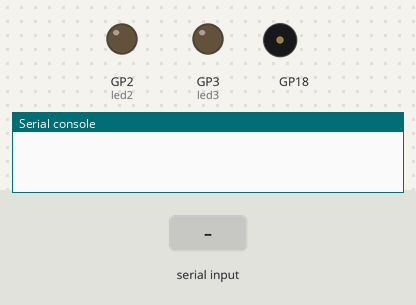
Bench run of a program on a simulated Raspberry Pi Pico running CircuitPython. On the bench: output pins drawn as LEDs (lit = HIGH), buzzer (waves = sounding), the last lines printed to the serial console. The test bench sets the inputs (shaded band).

Above: at 3.2 s.
3.3 s: "a" received over the second serial link
At 3.6 s:
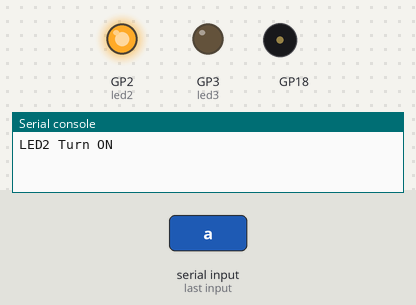
4.8 s: "b" received over the second serial link
At 6.0 s:
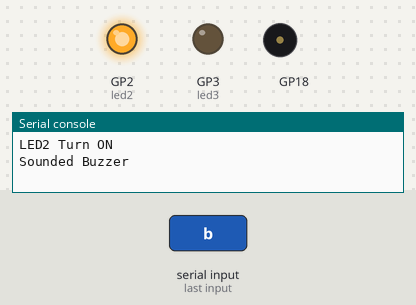
6.4 s: "1" received over the second serial link
At 7.1 s:
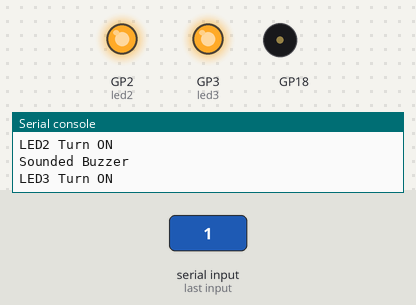
7.9 s: "b" received over the second serial link
At 8.4 s:
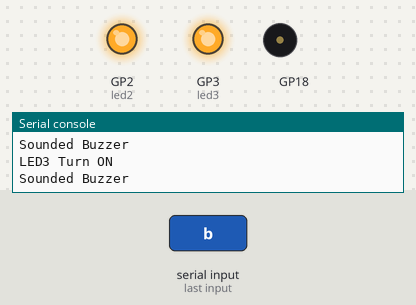
Timing chart, 0 to 10.5 s (numbered marks = the images above; inputs shaded):
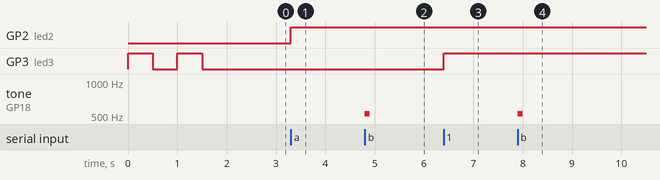

The program:

code.py
```python
"""
CircuitPython Essentials UART Serial example: using UART read()
"""

import board
import busio
import digitalio
import time
import simpleio

# Initialize Input and Output
led3 = digitalio.DigitalInOut(board.GP3)
led2 = digitalio.DigitalInOut(board.GP2)
led3.direction = digitalio.Direction.OUTPUT
led2.direction = digitalio.Direction.OUTPUT
# Buzzer
NOTE_G4 = 392
NOTE_C5 = 523
buzzer = board.GP18
# UART
uart = busio.UART(board.GP4, board.GP5, timeout=0.1,baudrate=9600)

# Check the LED3
led3.value = True
time.sleep(0.5)
led3.value = False
time.sleep(0.5)
led3.value = True
time.sleep(0.5)
led3.value = False
time.sleep(0.5)

while True:
    # Read byte from Serial
    byte_read = uart.read(1)  # Read one byte over UART lines
    if byte_read == b'1':
        print("LED3 Turn ON")
        led3.value = True
    elif byte_read == b'0':
        print("LED3 Turn OFF")
        led3.value = False
    elif byte_read == b'a':
        print("LED2 Turn ON")
        led2.value = True
    elif byte_read == b's':
        print("LED2 Turn OFF")
        led2.value = False
    elif byte_read == b'b':
        print("Sounded Buzzer")
        simpleio.tone(buzzer, NOTE_C5, duration=0.1)
        # Do Nothing!

#     if byte_read is not None:
#         print(byte_read)
```

Measured:
- after the input at 3.3 s, GP2 (led2): LOW → HIGH at once
- after the input at 4.8 s, tone on GP18: silent → 523 Hz at once, → silent 0.10 s later
- after the input at 6.4 s, GP3 (led3): LOW → HIGH at once
- after the input at 7.9 s, tone on GP18: silent → 523 Hz at once, → silent 0.10 s later
